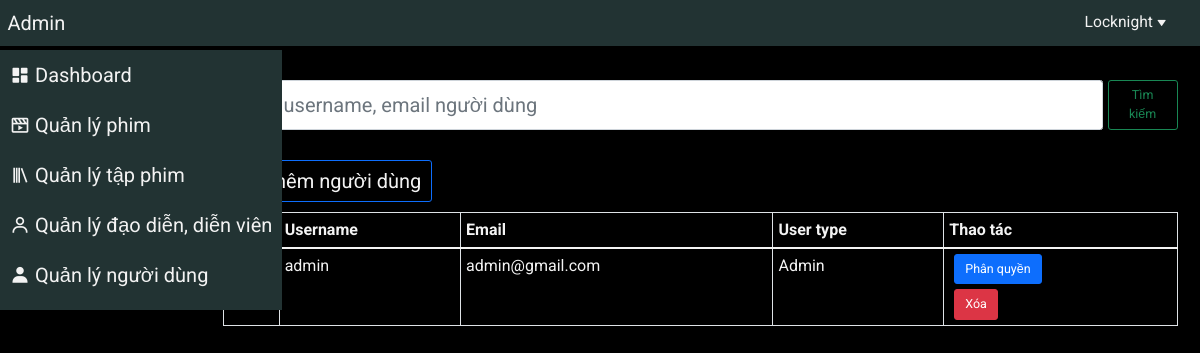
/admin/manage_user.php (signed in), run on the app's committed database.
### tables this page shows
CREATE TABLE `users` (
	`user_id` INT(20) NOT NULL AUTO_INCREMENT,
	`username` varchar(100) NOT NULL UNIQUE,
	`fullname` varchar(50),
	`password` varchar(100) NOT NULL,
	`email` varchar(150) NOT NULL UNIQUE,
	`birthday` DATE,
	`gender` varchar(10),
	`user_type` INT(3) NOT NULL,
	`created_at` TIMESTAMP NOT NULL,
	`updated_at` TIMESTAMP NOT NULL,
	PRIMARY KEY (`user_id`)
);

### src/functions.php (called while the page is built, shortened)
<?php
$admin_type = 1;
?>

### public/admin/manage_user.php (the view, shortened to what this page needs)
<?php
    require_once('../../src/functions.php');
?>
<!DOCTYPE html>
<html lang="en">
<head>
    <?php include('./link_css.php') ?>
</head>
<body>
    <div class="wrapper container-fluid">
        <?php include('./header.php') ?>
        <div class="row">
            <div class="col-12 col-md-2">
                <?php include('./sidebar_menu.php') ?>
            </div>
            <div class="col-12 col-md-10">
                <div class="container manage-user">
                    <form class="d-flex my-5" method="GET" action="">
                        <input class="form-control me-2" type="search" placeholder="Nhập username, email người dùng" aria-label="Search" style="font-size: 2rem;" name="search-user" id="search-user">
                        <button class="btn btn-lg btn-outline-success" type="submit">Tìm kiếm</button>
                    </form>
                    <div class="add-section my-3">
                        <a href="./add_user.php" class="btn btn-lg btn-outline-primary">
                            Thêm người dùng
                        </a>
                    </div>
                    <table class="table table-bordered table-responsive">
                        <thead>
                            <tr>
                                <th scope="col">
                                </th>
                                <th scope="col">Username</th>
                                <th scope="col">Email</th>
                                <th scope="col">User type</th>
                                <th scope="col">Thao tác</th>
                            </tr>
                        </thead>
                        <tbody>
                            <?php
                                if (isset($_GET['search-user'])) {
                                    $search = $_GET['search-user'];
                                    $sql = "SELECT * FROM `users`
                                            WHERE `username` LIKE ? OR `email` LIKE ?
                                            ORDER BY `updated_at` DESC LIMIT 40
                                    ";
                                    $stmt = $conn->prepare($sql);
                                    $search = "%$search%";
                                    $stmt->bind_param('ss', $search, $search);
                                    $stmt->execute();
                                    $result = $stmt->get_result();
                                } else {
                                    $sql = "SELECT * FROM `users` ORDER BY `updated_at` DESC LIMIT 40";
                                    $result = mysqli_query($conn, $sql);
                                }
                                while ($row = $result->fetch_assoc()) {
                            ?>
                                <tr>
                                    <th scope="row"><?= $row['user_id'] ?></th>
                                    <td>
                                        <?= $row['username'] ?>
                                    </td>
                                    <td>
                                        <?= $row['email'] ?>
                                    </td>
                                    <td>
                                        <?php
                                            if ($row['user_type'] == $admin_type)
                                                echo 'Admin';
                                            else if ($row['user_type'] == $member_type)
                                                echo 'Member';
                                            else
                                                echo 'Guest';
                                        ?>
                                    </td>
                                    <td class="">
                                        <a href="./edit_permission_user.php?user_id=<?= $row['user_id'] ?>" class="edit-film btn btn-lg btn-xs btn-primary mx-2">
                                            Phân quyền
                                        </a>
                                        <form class="delete"
                                                action="./delete_user.php"
                                                method="POST"
                                        >
                                            <button type="button" class="delete-film btn btn-lg btn-xs btn-danger mx-2 mt-2" name="delete-user"
                                                onclick="confirmDelete(this, 'Bạn muốn xóa người dùng này?')"
                                            >
                                                Xóa
                                            </button>
                                        </form>
                                    </td>
                                </tr>
                            <?php
                                }
                            ?>
                        </tbody>
                    </table>
                </div>
            </div>
        </div>
    </div>
</body>
</html>

### public/admin/assets/css/base.css (style rules this page uses)
:root { --main-color: #ffe600; --bg-color: #000; --bg-box-color: #233; --text-color: #f3f3f3; }
* { padding: 0; margin: 0; box-sizing: border-box; font-size: 62.5%; font-family: 'Roboto', sans-serif; }
a { text-decoration: none; color: var(--text-color); }
.wrapper { padding-top: 50px; }

### public/admin/assets/css/main.css (style rules this page uses)
body { background-color: var(--bg-color); }
.add-section a { font-size: 2rem; color: var(--text-color) }
.table { width: 100%; color: var(--text-color); }
.table th { font-size: 1.6rem; color: var(--text-color); }
.table td { font-size: 1.6rem; color: var(--text-color); }

### data on the page
users: username "admin", email "admin@gmail.com", shows "Admin"
